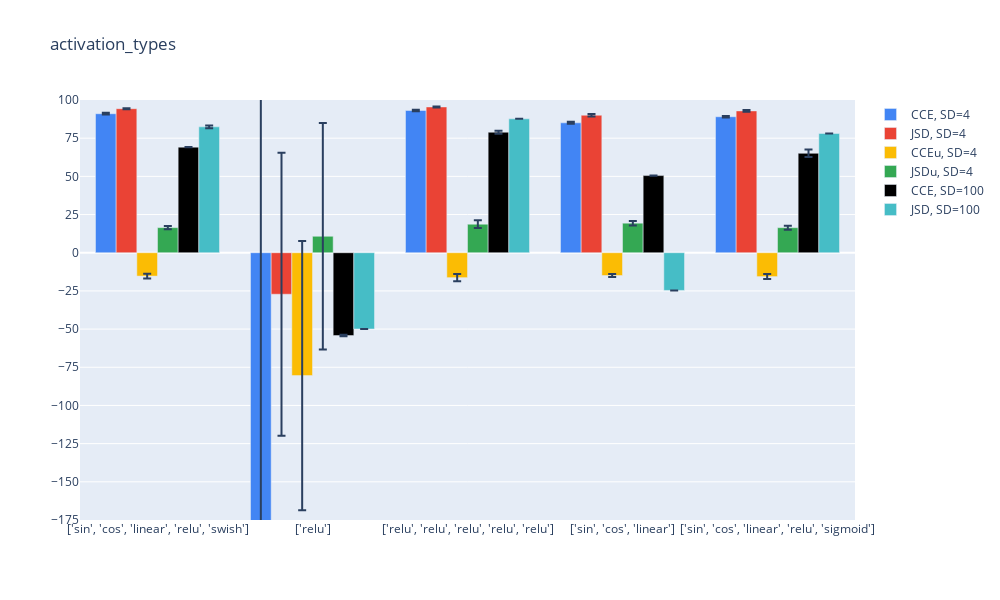

Write notebook code for a chart like this one.
### Code cell
plot_vals(1)
plt.savefig("pictures/results_fig_1.svg")

### Figure 1 — Plotly figure (JSON) as saved in the notebook; plotly's stock layout.template omitted (floating-point values rounded to 4 significant figures)
{"data": [{"error_y": {"array": [0.574, 376.0, 0.4451, 0.6864, 0.5172]}, "marker": {"color": "#4285F4"}, "name": "CCE, SD=4", "type": "bar", "x": ["['sin', 'cos', 'linear', 'relu', 'swish']", "['relu']", "['relu', 'relu', 'relu', 'relu', 'relu']", "['sin', 'cos', 'linear']", "['sin', 'cos', 'linear', 'relu', 'sigmoid']"], "y": [91.01, -267.1, 93.15, 85.06, 89.04]}, {"error_y": {"array": [0.3421, 92.62, 0.2922, 0.8106, 0.5791]}, "marker": {"color": "#EA4335"}, "name": "JSD, SD=4", "type": "bar", "x": ["['sin', 'cos', 'linear', 'relu', 'swish']", "['relu']", "['relu', 'relu', 'relu', 'relu', 'relu']", "['sin', 'cos', 'linear']", "['sin', 'cos', 'linear', 'relu', 'sigmoid']"], "y": [94.3, -27.17, 95.46, 90.03, 92.85]}, {"error_y": {"array": [1.498, 88.14, 2.433, 0.933, 1.65]}, "marker": {"color": "#FBBC04"}, "name": "CCEu, SD=4", "type": "bar", "x": ["['sin', 'cos', 'linear', 'relu', 'swish']", "['relu']", "['relu', 'relu', 'relu', 'relu', 'relu']", "['sin', 'cos', 'linear']", "['sin', 'cos', 'linear', 'relu', 'sigmoid']"], "y": [-15.3, -80.46, -16.32, -14.92, -15.63]}, {"error_y": {"array": [1.1, 74.21, 2.549, 1.439, 1.308]}, "marker": {"color": "#34A853"}, "name": "JSDu, SD=4", "type": "bar", "x": ["['sin', 'cos', 'linear', 'relu', 'swish']", "['relu']", "['relu', 'relu', 'relu', 'relu', 'relu']", "['sin', 'cos', 'linear']", "['sin', 'cos', 'linear', 'relu', 'sigmoid']"], "y": [16.43, 10.77, 18.66, 19.34, 16.4]}, {"error_y": {"array": [0.02248, 0.4943, 0.9762, 0.131, 2.498]}, "marker": {"color": "#000000"}, "name": "CCE, SD=100", "type": "bar", "x": ["['sin', 'cos', 'linear', 'relu', 'swish']", "['relu']", "['relu', 'relu', 'relu', 'relu', 'relu']", "['sin', 'cos', 'linear']", "['sin', 'cos', 'linear', 'relu', 'sigmoid']"], "y": [69.14, -54.26, 78.9, 50.5, 65.1]}, {"error_y": {"array": [0.9052, 0, 0, 0, 0]}, "marker": {"color": "#46BDC6"}, "name": "JSD, SD=100", "type": "bar", "x": ["['sin', 'cos', 'linear', 'relu', 'swish']", "['relu']", "['relu', 'relu', 'relu', 'relu', 'relu']", "['sin', 'cos', 'linear']", "['sin', 'cos', 'linear', 'relu', 'sigmoid']"], "y": [82.43, -49.94, 87.68, -24.69, 78.08]}], "layout": {"height": 600, "title": {"text": "activation_types"}, "width": 1000, "yaxis": {"dtick": 25, "range": [-175, 100], "tick0": 0}}}
